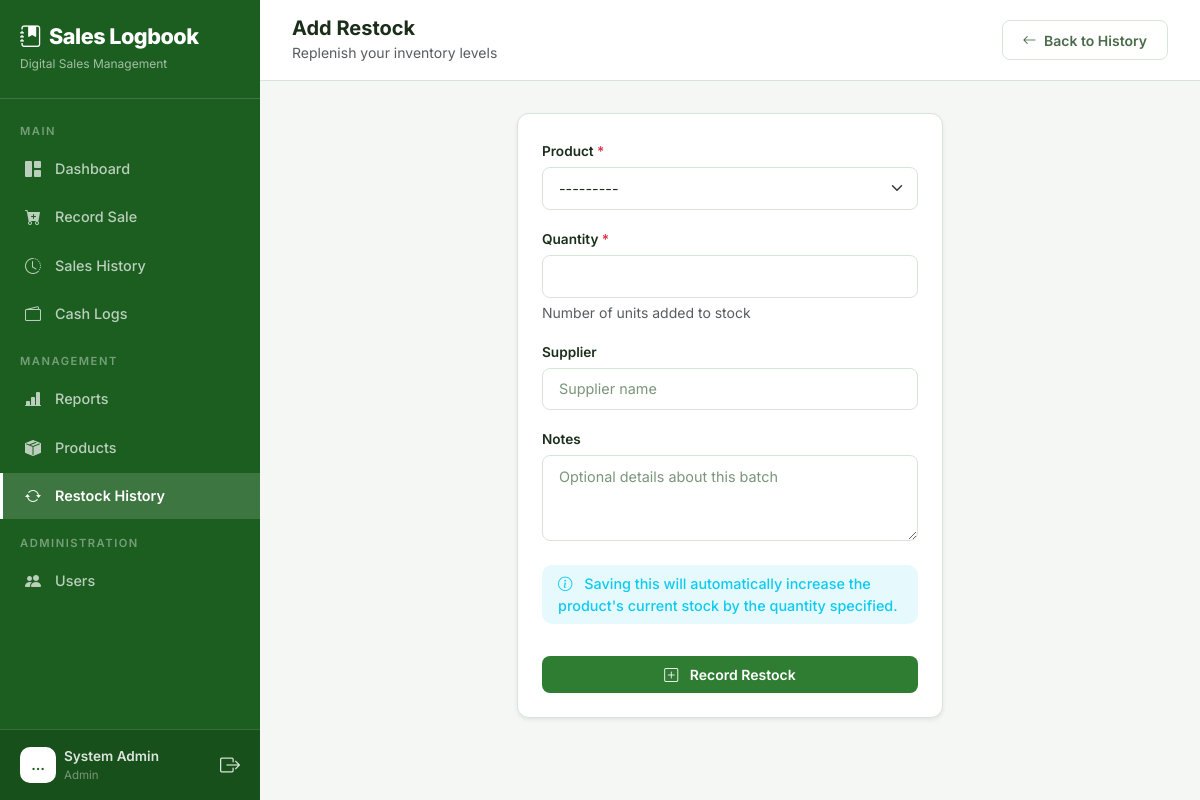
Screenshot of /restock/add/ (signed in) with the database file from the repository.
### core/models.py (models this page shows, shortened)
class User(AbstractUser):
    ROLE_CHOICES = (
        ('admin', 'Admin'),
        ('manager', 'Manager'),
        ('staff', 'Sales Staff'),
    )
    role = models.CharField(max_length=10, choices=ROLE_CHOICES, default='staff')
    phone = models.CharField(max_length=20, blank=True, null=True)

### core/views.py (the view)
# urls.py: path('restock/add/', views.restock_create, name='restock_create'),
@login_required
@role_required('admin', 'manager')
def restock_create(request):
    if request.method == 'POST':
        form = RestockForm(request.POST)
        if form.is_valid():
            restock = form.save(commit=False)
            restock.user = request.user
            restock.save()
            messages.success(request, f'Restock {restock.reference_number} recorded. {restock.product.name} stock updated to {restock.product.stock}.')
            return redirect('restock_list')
    else:
        product_id = request.GET.get('product')
        initial = {}
        if product_id:
            initial['product'] = product_id
        form = RestockForm(initial=initial)
    return render(request, 'core/restock_form.html', {
        'form': form,
        'title': 'Add Restock'
    })

### core/forms.py
class RestockForm(forms.ModelForm):
    class Meta:
        model = Restock
        fields = ['product', 'quantity', 'supplier', 'notes']
        widgets = {
            'product': forms.Select(attrs={'class': 'form-select select2'}),
            'quantity': forms.NumberInput(attrs={'class': 'form-control', 'min': '1'}),
            'supplier': forms.TextInput(attrs={'class': 'form-control', 'placeholder': 'Supplier name'}),
            'notes': forms.Textarea(attrs={'class': 'form-control', 'rows': 3, 'placeholder': 'Optional details about this batch'}),
        }

### core/models.py (called while the page is built)
    def __str__(self):
        return f"[{self.category.name if self.category else 'No Category'}] {self.name} - ₱{self.price:,.2f}"

### core/templates/core/restock_form.html (shortened to what this page needs)
{% extends "core/base.html" %}
{% load static %}
{% block body %}
{% include "core/partials/sidebar.html" %}
<div class="main-content">
    <div class="top-bar d-flex justify-content-between align-items-center">
        <div class="d-flex align-items-center gap-3">
            <div>
                <h5 class="mb-0 fw-bold">{{ title }}</h5>
                <small class="text-muted">Replenish your inventory levels</small>
            </div>
        </div>
        <a href="{% url 'restock_list' %}" class="btn btn-outline-light">
            <i class="bi bi-arrow-left me-1"></i> Back to History
        </a>
    </div>
    <div class="page-content fade-in">
        <div class="row justify-content-center">
            <div class="col-lg-6">
                <div class="card shadow-sm">
                    <div class="card-body p-4">
                        <form method="post">
                            {% for field in form %}
                            <div class="mb-3">
                                <label class="form-label fw-semibold" for="{{ field.id_for_label }}">
                                    {{ field.label }}
                                    {% if field.field.required %}<span class="text-danger">*</span>{% endif %}
                                </label>
                                {{ field }}
                                {% if field.help_text %}
                                <div class="form-text small">{{ field.help_text }}</div>
                                {% endif %}
                            </div>
                            {% endfor %}
                            <div class="alert alert-info py-2 px-3 mt-4 border-0 bg-info bg-opacity-10 text-info small">
                                <i class="bi bi-info-circle me-2"></i>
                                Saving this will automatically increase the product's current stock by the quantity specified.
                            </div>
                            <button type="submit" class="btn btn-primary w-100 py-2 mt-3">
                                <i class="bi bi-plus-square me-2"></i> Record Restock
                            </button>
                        </form>
                    </div>
                </div>
            </div>
        </div>
    </div>
</div>
{% endblock %}

### core/templates/core/partials/sidebar.html (shortened to what this page needs)
{% load static %}
<nav class="sidebar" id="sidebar">
    <div class="brand">
        <h4><i class="bi bi-journal-bookmark-fill me-2"></i>Sales Logbook</h4>
        <small>Digital Sales Management</small>
    </div>
    <div class="d-flex flex-column" style="height: calc(100% - 85px - 80px);">
        <div class="flex-grow-1 overflow-auto py-2">
            <div class="nav-divider">Main</div>
            <a href="{% url 'dashboard' %}"
                class="nav-link {% if request.resolver_match.url_name == 'dashboard' %}active{% endif %}">
                <i class="bi bi-grid-1x2-fill"></i> Dashboard
            </a>
            <a href="{% url 'record_sale' %}"
                class="nav-link {% if request.resolver_match.url_name == 'record_sale' %}active{% endif %}">
                <i class="bi bi-cart-plus-fill"></i> Record Sale
            </a>
            <a href="{% url 'sales_history' %}"
                class="nav-link {% if request.resolver_match.url_name == 'sales_history' %}active{% endif %}">
                <i class="bi bi-clock-history"></i> Sales History
            </a>
            <a href="{% url 'cash_log_list' %}"
                class="nav-link {% if 'cash_log' in request.resolver_match.url_name %}active{% endif %}">
                <i class="bi bi-wallet2"></i> Cash Logs
            </a>
            {% if request.user.role == 'admin' or request.user.role == 'manager' %}
            <div class="nav-divider">Management</div>
            <a href="{% url 'reports' %}"
                class="nav-link {% if request.resolver_match.url_name == 'reports' %}active{% endif %}">
                <i class="bi bi-bar-chart-line-fill"></i> Reports
            </a>
            <a href="{% url 'product_list' %}"
                class="nav-link {% if request.resolver_match.url_name == 'product_list' or request.resolver_match.url_name == 'product_create' or request.resolver_match.url_name == 'product_edit' %}active{% endif %}">
                <i class="bi bi-box-seam-fill"></i> Products
            </a>
            <a href="{% url 'restock_list' %}"
                class="nav-link {% if 'restock' in request.resolver_match.url_name %}active{% endif %}">
                <i class="bi bi-arrow-repeat"></i> Restock History
            </a>
            {% endif %}
            {% if request.user.role == 'admin' %}
            <div class="nav-divider">Administration</div>
            <a href="{% url 'user_list' %}"
                class="nav-link {% if request.resolver_match.url_name == 'user_list' or request.resolver_match.url_name == 'user_create' or request.resolver_match.url_name == 'user_edit' %}active{% endif %}">
                <i class="bi bi-people-fill"></i> Users
            </a>
            {% endif %}
        </div>
        <div class="user-info">
            <div class="d-flex align-items-center gap-2">
                <div class="avatar">
                    {{ request.user.first_name|default:request.user.username|truncatechars:1|upper }}
                </div>
                <div class="flex-grow-1">
                    <div class="fw-semibold" style="font-size: 0.85rem;">
                        {{request.user.get_full_name|default:request.user.username }}</div>
                    <div style="font-size: 0.72rem; color: var(--text-muted);">{{ request.user.get_role_display }}</div>
                </div>
                <a href="{% url 'logout' %}" class="text-secondary" title="Logout">
                    <i class="bi bi-box-arrow-right fs-5"></i>
                </a>
            </div>
        </div>
    </div>
</nav>

### static/css/style.css (style rules this page uses)
:root { --primary: #2e7d32; --primary-light: #43a047; --primary-dark: #1b5e20; --primary-subtle: #e8f5e9; --accent: #388e3c; --success: #2e7d32; --warning: #e65100; --danger: #c62828; --info: #1565c0; --bg-body: #f5f7f5; --bg-sidebar: #1b5e20; --bg-card: #ffffff; --bg-card-hover: #f1f8f1; --bg-input: #ffffff; --bg-glass: rgba(255, 255, 255, 0.95); --border-color: #d7e5d7; --text-primary: #1a2e1a; --text-secondary: #4a6b4a; --text-muted: #7a957a; --text-on-primary: #ffffff; --shadow: 0 1px 3px rgba(0, 0, 0, 0.08), 0 1px 2px rgba(0, 0, 0, 0.06); --shadow-lg: 0 4px 12px rgba(0, 0, 0, 0.1), 0 2px 4px rgba(0, 0, 0, 0.06); }
* { font-family: 'Inter', -apple-system, BlinkMacSystemFont, sans-serif; }
body { background-color: var(--bg-body); color: var(--text-primary); min-height: 100vh; }
.sidebar { width: 260px; min-height: 100vh; background: var(--bg-sidebar); position: fixed; top: 0; left: 0; z-index: 1000; transition: transform 0.3s ease; overflow-y: auto; }
.sidebar .brand { padding: 1.5rem 1.25rem; border-bottom: 1px solid rgba(255, 255, 255, 0.15); }
.sidebar .brand h4 { font-weight: 800; letter-spacing: -0.5px; margin: 0; font-size: 1.35rem; color: #ffffff; }
.sidebar .brand small { color: rgba(255, 255, 255, 0.6); font-size: 0.75rem; font-weight: 400; }
.sidebar .nav-link { color: rgba(255, 255, 255, 0.7); padding: 0.7rem 1.25rem; display: flex; align-items: center; gap: 0.75rem; font-size: 0.9rem; font-weight: 500; transition: all 0.2s ease; border-left: 3px solid transparent; margin: 2px 0; }
.sidebar .nav-link.active { color: #ffffff; background: rgba(255, 255, 255, 0.15); border-left-color: #ffffff; font-weight: 600; }
.sidebar .nav-link i { width: 20px; text-align: center; font-size: 1rem; }
.sidebar .nav-divider { padding: 0.5rem 1.25rem 0.25rem; font-size: 0.7rem; text-transform: uppercase; letter-spacing: 1.5px; color: rgba(255, 255, 255, 0.4); font-weight: 600; margin-top: 0.5rem; }
.sidebar .user-info { padding: 1rem 1.25rem; border-top: 1px solid rgba(255, 255, 255, 0.15); position: absolute; bottom: 0; width: 100%; background: rgba(0, 0, 0, 0.15); }
.sidebar .user-info .avatar { width: 36px; height: 36px; background: #ffffff; color: var(--primary-dark); border-radius: 10px; display: flex; align-items: center; justify-content: center; font-weight: 700; font-size: 0.85rem; }
.sidebar .user-info, .sidebar .user-info * { color: rgba(255, 255, 255, 0.85); }
.sidebar .user-info a { color: rgba(255, 255, 255, 0.6); }
.main-content { margin-left: 260px; min-height: 100vh; padding: 0; }
.top-bar { padding: 1rem 2rem; background: #ffffff; border-bottom: 1px solid var(--border-color); position: sticky; top: 0; z-index: 100; }
.top-bar h5 { color: var(--text-primary); }
.top-bar small { color: var(--text-muted); }
.page-content { padding: 2rem; }
.card { background: var(--bg-card); border: 1px solid var(--border-color); border-radius: 12px; box-shadow: var(--shadow); transition: all 0.3s ease; }
.card-body { padding: 1.5rem; }
.form-control, .form-select { background-color: var(--bg-input); border: 1px solid var(--border-color); color: var(--text-primary); border-radius: 8px; padding: 0.6rem 1rem; font-size: 0.9rem; transition: all 0.2s ease; }
.form-control::placeholder { color: var(--text-muted); }
.form-label { font-size: 0.85rem; font-weight: 600; color: var(--text-secondary); margin-bottom: 0.35rem; }
.btn { border-radius: 8px; font-weight: 600; font-size: 0.875rem; padding: 0.55rem 1.25rem; transition: all 0.2s ease; border: none; }
.btn-primary { background: var(--primary); color: #ffffff; }
.btn-outline-light { border: 1px solid var(--border-color); color: var(--text-secondary); background: #ffffff; }
.alert { border: none; border-radius: 10px; font-size: 0.9rem; font-weight: 500; padding: 1rem 1.25rem; }
.alert-info { background: #e3f2fd; color: var(--info); border-left: 4px solid var(--info); }
.fade-in { animation: fadeIn 0.4s ease; }
.fw-semibold, .fw-bold { color: var(--text-primary); }

### rows the page displays
User: user.first_name "…", user.get_full_name "System Admin", user.role "Admin"

### other values shown
{{ title }} "Add Restock"
{{ field.label }} "Product" "Quantity" "Supplier" "Notes"
{{ field.help_text }} "Number of units added to stock"
